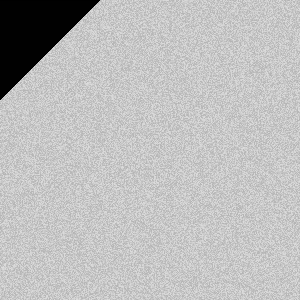
Frame 1 (no input)
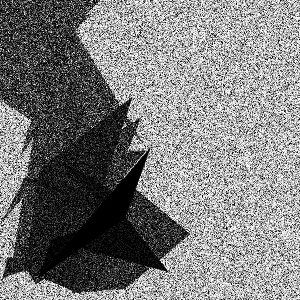
Frame 60 (no input)
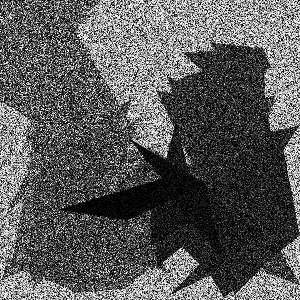
Frame 120 (the mouse pressed at the canvas centre since frame 60)

The p5.js sketch that drew these frames (run headless with seeded random() and noise() and a simulated clock; from frame 60 on, the mouse is pressed at the canvas centre):

// p5.js sketch
// ── sketch.js
//Framerate controls how much often the canvas refreshes
var fr = 100;

const canvasX = 300;
const canvasY = 300;

let colors;

function granulate(amount) {
  loadPixels();
  const d = pixelDensity();
  const pixelsCount = 4 * (width * d) * (height * d);
  for (let i = 0; i < pixelsCount; i += 4) {
    const grainAmount = random(-amount, amount);
    pixels[i] = pixels[i] + grainAmount;
    pixels[i + 1] = pixels[i + 1] + grainAmount;
    pixels[i + 2] = pixels[i + 2] + grainAmount;
    // comment in, if you want to granulate the alpha value
    // pixels[i+3] = pixels[i+3] + grainAmount;
  }
  updatePixels();
}

function arc_triangle(points) {
  beginShape();
  for (let point of points) {
    vertex(point.x, point.y);
  }
  // mainColor
  // fill(R, G, B);
  fill(random(colors));
  granulate(20);
  // fill(random(255), random(255), random(255));
  // fill(R + random(40, 200), G + random(40, 200), B + random(40, 200));
  endShape();

  // x2rx3(x1, y1, 50, 50, 0, Hx2LF_PI);
}

function augment_points(points) {
  const index = int(random(3));
  const p1 = points[index];
  const p2 = points[(index + 1) % 3];
  let p3 = { x: -1, y: -1 };
  while (p3.x < 0 || p3.x > canvasX || p3.y < 0 || p3.y > canvasY) {
    const avg_x = int((p1.x + p2.x) / 2);
    const avg_y = int((p1.y + p2.y) / 2);
    p3 = {
      x: avg_x + int(random(-100, 100)),
      y: avg_y + int(random(-100, 100))
    };
    // const curr_color = get(p3.x, p3.y);
    // console.log(curr_color);
  }
  return [p1, p2, p3];
}

let points = [
  { x: 0, y: 0 },
  { x: 100, y: 0 },
  { x: 0, y: 100 }
];

function setup() {
  createCanvas(canvasX, canvasY);
  background(200);
  frameRate(fr);
  // setMainColor();
  // const s = 200;
  // colors = [
  //   color(235, 186, 185),
  //   color(201, 197, 186),
  //   color(151, 177, 166),
  //   color(105, 137, 150),
  //   color(64, 112, 118)
  // ];
}

function draw() {
  arc_triangle(points);
  points = augment_points(points);
}
